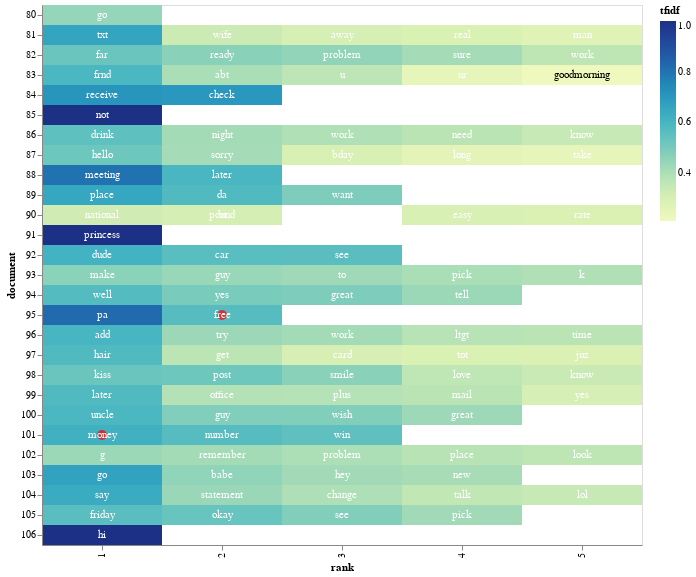

Notebook cell for this chart:
### Code cell
term_list = ['free', 'money']

top_tfidf_df = tfidf_df[tfidf_df['tfidf'] != 0]

# base for all visualizations, with rank calculation
base = alt.Chart(top_tfidf_df.iloc[300:400]).encode(
    x = 'rank:O',
    y = 'document:N'
).transform_window(
    rank = "rank()",
    sort = [alt.SortField("tfidf", order="descending")],
    groupby = ["document"],
)

heatmap = base.mark_rect().encode(
    color = 'tfidf:Q'
)

circle = base.mark_circle(size=100).encode(
    color = alt.condition(
        alt.FieldOneOfPredicate(field='term', oneOf=term_list),
        alt.value('red'),
        alt.value('#FFFFFF00')        
    )
)

# text labels, white for darker heatmap colors
text = base.mark_text(baseline='middle').encode(
    text = 'term:N',
    color = alt.condition(alt.datum.tfidf >= 0.23, alt.value('white'), alt.value('black'))
)

# display the three superimposed visualizations
(heatmap + circle + text).properties(width = 600) #circle

### Figure 1 — Vega-Lite specification as saved in the notebook (floating-point values rounded to 4 significant figures)
{"config": {"view": {"continuousWidth": 400, "continuousHeight": 300}}, "layer": [{"mark": "rect", "encoding": {"color": {"field": "tfidf", "type": "quantitative"}, "x": {"field": "rank", "type": "ordinal"}, "y": {"field": "document", "type": "nominal"}}, "transform": [{"window": [{"op": "rank", "field": "", "as": "rank"}], "groupby": ["document"], "sort": [{"field": "tfidf", "order": "descending"}]}]}, {"mark": {"type": "circle", "size": 100}, "encoding": {"color": {"condition": {"value": "red", "test": {"field": "term", "oneOf": ["free", "money"]}}, "value": "#FFFFFF00"}, "x": {"field": "rank", "type": "ordinal"}, "y": {"field": "document", "type": "nominal"}}, "transform": [{"window": [{"op": "rank", "field": "", "as": "rank"}], "groupby": ["document"], "sort": [{"field": "tfidf", "order": "descending"}]}]}, {"mark": {"type": "text", "baseline": "middle"}, "encoding": {"color": {"condition": {"value": "white", "test": "(datum.tfidf >= 0.23)"}, "value": "black"}, "text": {"field": "term", "type": "nominal"}, "x": {"field": "rank", "type": "ordinal"}, "y": {"field": "document", "type": "nominal"}}, "transform": [{"window": [{"op": "rank", "field": "", "as": "rank"}], "groupby": ["document"], "sort": [{"field": "tfidf", "order": "descending"}]}]}], "data": {"name": "data-d14f4169e7b624a0c26c3605f2d2e35a"}, "width": 600, "$schema": "https://vega.github.io/schema/vega-lite/v4.17.0.json", "datasets": {"data-d14f4169e7b624a0c26c3605f2d2e35a": [{"document": 80, "term": "go", "tfidf": 0.4456}, {"document": 81, "term": "txt", "tfidf": 0.6574}, {"document": 81, "term": "wife", "tfidf": 0.3272}, {"document": 81, "term": "away", "tfidf": 0.3052}, {"document": 81, "term": "real", "tfidf": 0.2917}, {"document": 81, "term": "man", "tfidf": 0.2736}, {"document": 82, "term": "far", "tfidf": 0.5243}, {"document": 82, "term": "ready", "tfidf": 0.4646}, {"document": 82, "term": "problem", "tfidf": 0.4526}, {"document": 82, "term": "sure", "tfidf": 0.4144}, {"document": 82, "term": "work", "tfidf": 0.3644}, {"document": 83, "term": "frnd", "tfidf": 0.5917}, {"document": 83, "term": "abt", "tfidf": 0.4041}, {"document": 83, "term": "u", "tfidf": 0.3654}, {"document": 83, "term": "ur", "tfidf": 0.2453}, {"document": 83, "term": "goodmorning", "tfidf": 0.2099}, {"document": 84, "term": "receive", "tfidf": 0.7107}, {"document": 84, "term": "check", "tfidf": 0.7035}, {"document": 85, "term": "not", "tfidf": 1.0}, {"document": 86, "term": "drink", "tfidf": 0.5507}, {"document": 86, "term": "night", "tfidf": 0.4154}, {"document": 86, "term": "work", "tfidf": 0.3942}, {"document": 86, "term": "need", "tfidf": 0.371}, {"document": 86, "term": "know", "tfidf": 0.342}, {"document": 87, "term": "hello", "tfidf": 0.5169}, {"document": 87, "term": "sorry", "tfidf": 0.4133}, {"document": 87, "term": "bday", "tfidf": 0.2979}, {"document": 87, "term": "long", "tfidf": 0.2547}, {"document": 87, "term": "take", "tfidf": 0.247}, {"document": 88, "term": "meeting", "tfidf": 0.8043}, {"document": 88, "term": "later", "tfidf": 0.5942}, {"document": 89, "term": "place", "tfidf": 0.6516}, {"document": 89, "term": "da", "tfidf": 0.5794}, {"document": 89, "term": "want", "tfidf": 0.4895}, {"document": 90, "term": "national", "tfidf": 0.3188}, {"document": 90, "term": "bt", "tfidf": 0.3084}, {"document": 90, "term": "pound", "tfidf": 0.3084}, {"document": 90, "term": "easy", "tfidf": 0.2979}, {"document": 90, "term": "rate", "tfidf": 0.2893}, {"document": 91, "term": "princess", "tfidf": 1.0}, {"document": 92, "term": "dude", "tfidf": 0.6119}, {"document": 92, "term": "car", "tfidf": 0.5607}, {"document": 92, "term": "see", "tfidf": 0.5579}, {"document": 93, "term": "make", "tfidf": 0.4628}, {"document": 93, "term": "guy", "tfidf": 0.4375}, {"document": 93, "term": "to", "tfidf": 0.4266}, {"document": 93, "term": "pick", "tfidf": 0.404}, {"document": 93, "term": "k", "tfidf": 0.3909}, {"document": 94, "term": "well", "tfidf": 0.5724}, {"document": 94, "term": "yes", "tfidf": 0.4965}, {"document": 94, "term": "great", "tfidf": 0.4869}, {"document": 94, "term": "tell", "tfidf": 0.4345}, {"document": 95, "term": "pa", "tfidf": 0.8236}, {"document": 95, "term": "free", "tfidf": 0.5672}, {"document": 96, "term": "add", "tfidf": 0.5984}, {"document": 96, "term": "try", "tfidf": 0.4312}, {"document": 96, "term": "work", "tfidf": 0.4159}, {"document": 96, "term": "ltgt", "tfidf": 0.3802}, {"document": 96, "term": "time", "tfidf": 0.3722}, {"document": 97, "term": "hair", "tfidf": 0.5788}, {"document": 97, "term": "get", "tfidf": 0.3689}, {"document": 97, "term": "card", "tfidf": 0.3001}, {"document": 97, "term": "tot", "tfidf": 0.2918}, {"document": 97, "term": "juz", "tfidf": 0.2894}, {"document": 98, "term": "kiss", "tfidf": 0.5243}, {"document": 98, "term": "post", "tfidf": 0.5164}, {"document": 98, "term": "smile", "tfidf": 0.4649}, {"document": 98, "term": "love", "tfidf": 0.3617}, {"document": 98, "term": "know", "tfidf": 0.3339}, {"document": 99, "term": "later", "tfidf": 0.5789}, {"document": 99, "term": "office", "tfidf": 0.3857}, {"document": 99, "term": "plus", "tfidf": 0.3829}, {"document": 99, "term": "mail", "tfidf": 0.3726}, {"document": 99, "term": "yes", "tfidf": 0.3045}, {"document": 100, "term": "uncle", "tfidf": 0.5917}, {"document": 100, "term": "guy", "tfidf": 0.4829}, {"document": 100, "term": "wish", "tfidf": 0.4811}, {"document": 100, "term": "great", "tfidf": 0.4304}, {"document": 101, "term": "money", "tfidf": 0.6161}, {"document": 101, "term": "number", "tfidf": 0.5664}, {"document": 101, "term": "win", "tfidf": 0.5473}, {"document": 102, "term": "g", "tfidf": 0.4344}, {"document": 102, "term": "remember", "tfidf": 0.4171}, {"document": 102, "term": "problem", "tfidf": 0.3992}, {"document": 102, "term": "place", "tfidf": 0.3774}, {"document": 102, "term": "look", "tfidf": 0.3643}, {"document": 103, "term": "go", "tfidf": 0.6697}, {"document": 103, "term": "babe", "tfidf": 0.4541}, {"document": 103, "term": "hey", "tfidf": 0.4206}, {"document": 103, "term": "new", "tfidf": 0.4103}, {"document": 104, "term": "say", "tfidf": 0.6381}, {"document": 104, "term": "statement", "tfidf": 0.4366}, {"document": 104, "term": "change", "tfidf": 0.3962}, {"document": 104, "term": "talk", "tfidf": 0.3563}, {"document": 104, "term": "lol", "tfidf": 0.344}, {"document": 105, "term": "friday", "tfidf": 0.5582}, {"document": 105, "term": "okay", "tfidf": 0.5285}, {"document": 105, "term": "see", "tfidf": 0.4819}, {"document": 105, "term": "pick", "tfidf": 0.4206}, {"document": 106, "term": "hi", "tfidf": 1.0}]}}
